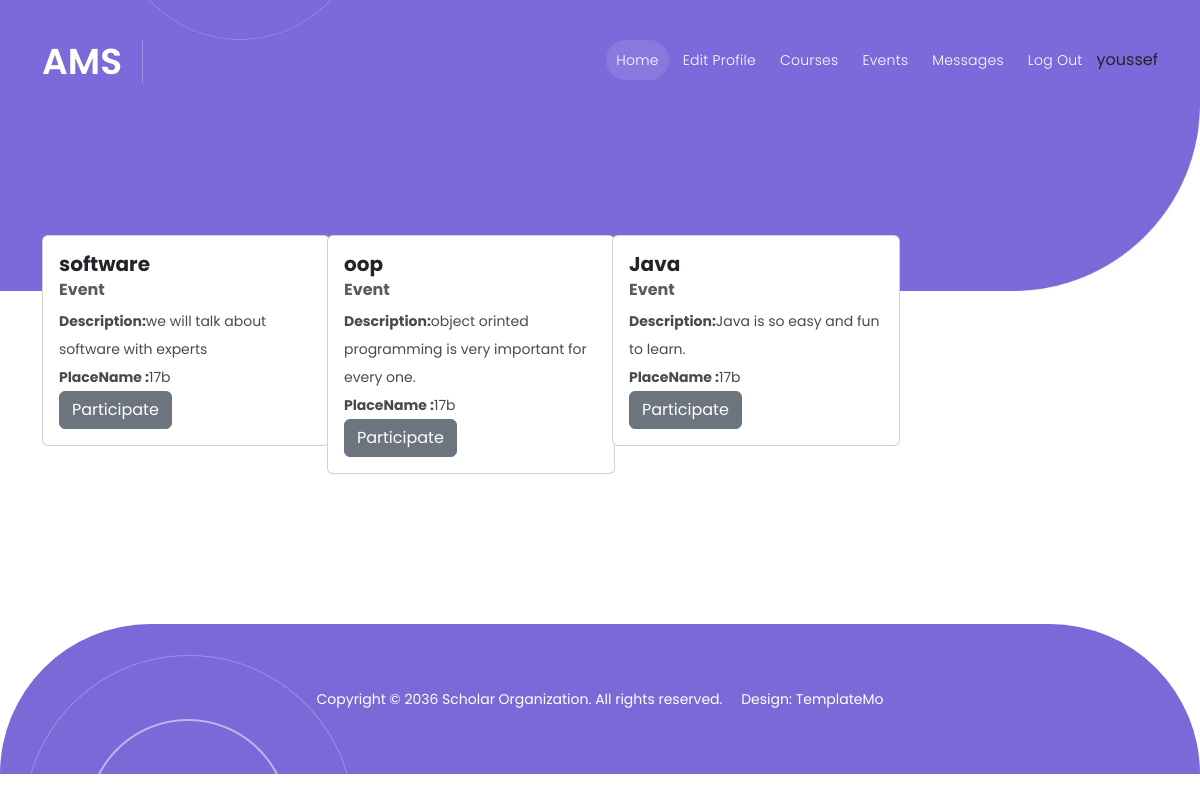
/View/admin/events.php (signed in), run on the app's committed database.
### tables this page shows
CREATE TABLE `events` (
  `ID` int(11) NOT NULL,
  `NumberOfAttendence` int(11) NOT NULL DEFAULT 0,
  `EventDescription` text NOT NULL,
  `PlaceId` int(11) NOT NULL,
  `name` varchar(70) NOT NULL
);

CREATE TABLE `place` (
  `ID` int(11) NOT NULL,
  `Name` varchar(50) NOT NULL,
  `booking_date` date NOT NULL,
  `time_slot` varchar(50) NOT NULL
);

### View/admin/events.php (the view, shortened to what this page needs)
<?php
require_once("../../Controller/db_conn.php");
?>
<!DOCTYPE html>
<html lang="en">
<head>
  <link href="../vendor/bootstrap/css/bootstrap.min.css" rel="stylesheet">
  <link rel="stylesheet" href="../assets/css/fontawesome.css">
  <link rel="stylesheet" href="../assets/css/templatemo-scholar.css">
  <link rel="stylesheet" href="../assets/css/owl.css">
  <link rel="stylesheet" href="../assets/css/animate.css">
  <link rel="stylesheet" href="https://unpkg.com/swiper@7/swiper-bundle.min.css" />
</head>
<body>
  <header class="header-area header-sticky">
    <div class="container">
      <div class="row">
        <div class="col-12">
          <nav class="main-nav">
            <a href="../../index.php" class="logo">
              <h1>AMS</h1>
            </a>
            <ul class="nav">
            <li class="scroll-to-section"><a href="./home.php" class="active">Home</a></li>
              <li class="scroll-to-section"><a href="./edit.php">Edit Profile</a></li>
              <li class="scroll-to-section"><a href="./courses.php">Courses</a></li>
              <li class="scroll-to-section"><a href="./events.php">Events</a></li>
              <li class="scroll-to-section"><a href="./message.php">Messages</a></li>
              <li class="scroll-to-section"><a href="../../Controller/logout.php">Log out</a></li>
              <li class="scroll-to-section">
                <?php if ($_SESSION['name']) {
                  echo $_SESSION['name'];
                } ?>
              </li>
            </ul>
          </nav>
        </div>
      </div>
    </div>
  </header>
  <div class="main-banner" id="top">
    <div class="container">
      <div class="row">
        <div class="col-lg-16">
          <div class="owl-carousel owl-banner">
          </div>
        </div>
      </div>
    </div>
  </div>
  <div class="features">
    <div class="container">
      <div class="row">
  <?php
  $q='SELECT events.ID, events.name as eventname, `EventDescription`, place.Name as Place_name FROM `events`,`place` where events.PlaceId=place.ID;';
  $post_data=mysqli_query($conn,$q);
  foreach ($post_data as $post): ?>
  <div class="col-lg-3 col-md-6 gy-4">
    <div class="card" style="width: 18rem;">
  <div class="card-body">
    <h5 class="card-title"><?php echo $post['eventname']?></h5>
    <h6 class="card-subtitle mb-2 text-muted">Event</h6>
    <p   class="card-text"> <b>Description:</b><?php echo $post['EventDescription']?></p>
    <p class="card-text"><b>PlaceName :</b><?php echo $post['Place_name']?></p>
    <a  name="participate" href="partevent.php" class="btn btn-secondary">Participate</a>
  </div>
</div></div>
  <?php endforeach; ?></div></div></div>
  <footer>
    <div class="container">
      <div class="col-lg-12">
        <p>Copyright © 2036 Scholar Organization. All rights reserved. &nbsp;&nbsp;&nbsp; Design: <a
            href="https://templatemo.com" rel="nofollow" target="_blank">TemplateMo</a></p>
      </div>
    </div>
  </footer>
</body>
</html>

### View/assets/css/templatemo-scholar.css (style rules this page uses)
html, body, div, span, applet, object, iframe, h1, h2, h3, h4, h5, h6, p, blockquote, div pre, a, abbr, acronym, address, big, cite, code, del, dfn, em, font, img, ins, kbd, q, s, samp, small, strike, strong, sub, sup, tt, var, b, u, i, center, dl, dt, dd, ol, ul, li, figure, header, nav, section, article, aside, footer, figcaption { margin: 0; padding: 0; border: 0; outline: 0; }
ul, li { padding: 0; margin: 0; list-style: none; }
header, nav, section, article, aside, footer, hgroup { display: block; }
* { box-sizing: border-box; }
html, body { font-family: 'Poppins', sans-serif; -ms-text-size-adjust: 100%; -webkit-font-smoothing: antialiased; -moz-osx-font-smoothing: grayscale; }
a { text-decoration: none !important; }
h1, h2, h3, h4, h5, h6 { color: #1e1e1e; margin-top: 0px; margin-bottom: 0px; font-weight: 700; }
ul { margin-bottom: 0px; }
p { font-size: 14px; line-height: 28px; color: #4a4a4a; }
html, body { font-family: 'Poppins', sans-serif; }
.header-area { position: absolute; background-color: transparent; top: 40px; left: 0; right: 0; z-index: 100; -webkit-transition: all .5s ease 0s; -moz-transition: all .5s ease 0s; -o-transition: all .5s ease 0s; transition: all .5s ease 0s; }
.header-area .main-nav { background: transparent; display: flex }
.header-area .main-nav .logo { -webkit-transition: all 0.3s ease 0s; -moz-transition: all 0.3s ease 0s; -o-transition: all 0.3s ease 0s; transition: all 0.3s ease 0s; display: inline-block; }
.header-area .main-nav .logo h1 { font-size: 36px; text-transform: uppercase; color: #fff; font-weight: 600; margin-right: 20px; padding-right: 20px; border-right: 1px solid rgba(250, 250, 250, 0.3); }
.header-area .main-nav ul.nav { border-radius: 0px 0px 25px 25px; flex-basis: 100%; margin-right: 0px; justify-content: right; -webkit-transition: all 0.3s ease 0s; -moz-transition: all 0.3s ease 0s; -o-transition: all 0.3s ease 0s; transition: all 0.3s ease 0s; position: relative; z-index: 999; }
.header-area .main-nav .nav li:last-child { padding-right: 0px; }
.header-area .main-nav .nav li { padding-left: 5px; padding-right: 5px; height: 40px; line-height: 40px; }
.header-area .main-nav .nav li a { display: block; padding-left: 20px; padding-right: 20px; border-radius: 20px; font-weight: 300; font-size: 14px; height: 40px; line-height: 40px; text-transform: capitalize; color: #fff; -webkit-transition: all 0.4s ease 0s; -moz-transition: all 0.4s ease 0s; -o-transition: all 0.4s ease 0s; transition: all 0.4s ease 0s; border: transparent; letter-spacing: .25px; }
.header-area .main-nav .nav li a.active { color: #fff; background-color: rgba(255, 255, 255, 0.10); opacity: 1; }
.header-area.header-sticky .nav li a.active { color: #fff; }
@media (max-width: 1200px) { .header-area .main-nav .nav li { padding-left: 2px; padding-right: 2px; } }
@media (max-width: 1200px) { .header-area .main-nav .nav li a { padding-left: 10px; padding-right: 10px; } }
.main-banner { background-image: url(../images/main/banner-bg.jpg); background-position: right bottom; background-repeat: no-repeat; background-size: cover; padding: 170px 0px 120px 0px; }
footer { margin-top: 150px; position: relative; background-color: #7a6ad8; vertical-align: middle; min-height: 150px; border-radius: 150px 150px 0px 0px; }
footer p { text-align: center; line-height: 150px; color: #fff; font-weight: 400; }
footer p a { color: #fff; transition: all .3s; position: relative; z-index: 3; }
footer::before { background: url(../images/contact-dec-01.png); position: absolute; left: 30px; transform: rotate(180deg); opacity: 1; bottom: 0; width: 318px; height: 119px; content: ''; z-index: 2; }
body { overflow-x: hidden; }

### data on the page
events: name "software", EventDescription "we will talk about software with experts", PlaceId.Name "17b"
events: name "oop", EventDescription "object orinted programming is very important for every one.", PlaceId.Name "17b"
events: name "Java", EventDescription "Java is so easy and fun to learn.", PlaceId.Name "17b"

### other printed values
$_SESSION['name'] "youssef"
